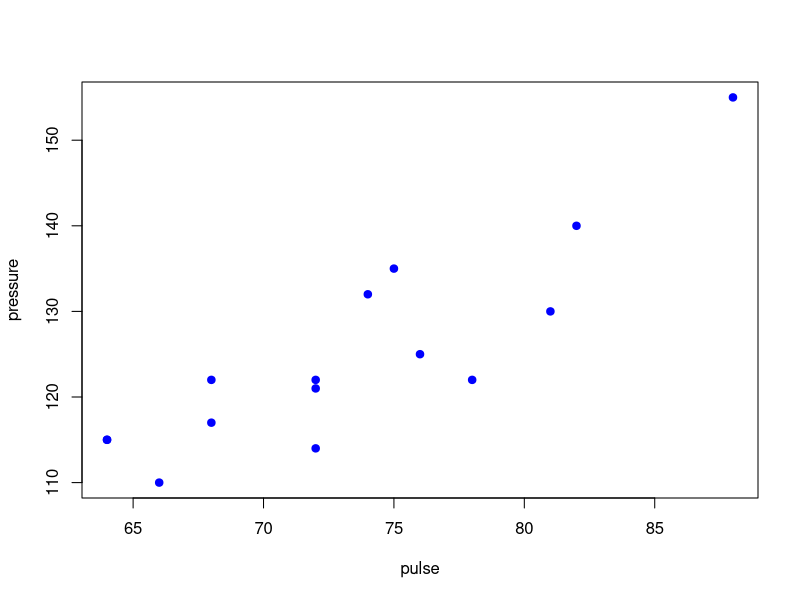

The R script that drew this image:
pulse <- c(72,75,76,74,64,72,82,66,78,81,68,64,88,72,68)
pressure <- c(114,135,125,132,115,122,140,110,122,130,117,115,155,121,122)
plot(pulse,pressure,col="blue",pch = 20,cex=1.5)
reg <- lm(pressure~pulse)
summary(reg)

data.pre<-data.frame(pulse=c(80))
predict(reg,newdata = data.pre,interval = "prediction",level = 0.95)
          
anova(reg)

cor.test(pulse,pressure,alternative = "two.sided")